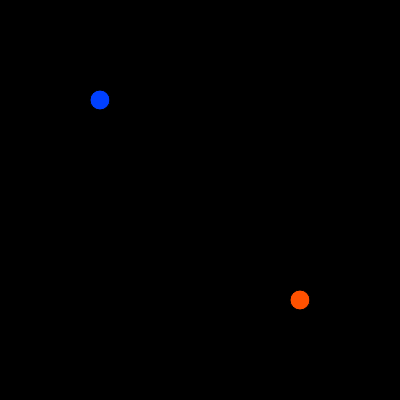
Frame 1 (no input)
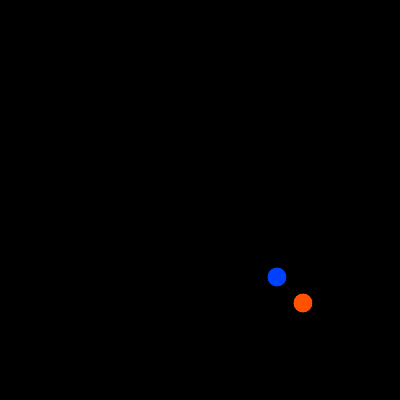
Frame 60 (no input)
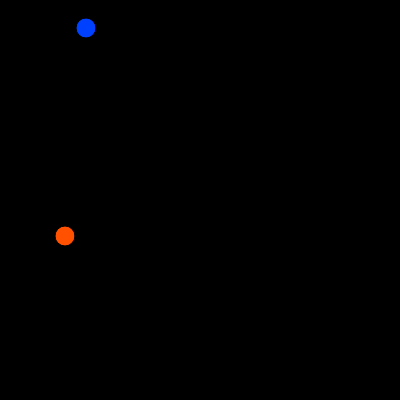
Frame 120 (the mouse pressed at the canvas centre since frame 60)

The p5.js sketch that drew these frames (run headless with seeded random() and noise() and a simulated clock; from frame 60 on, the mouse is pressed at the canvas centre):

// p5.js sketch
// ── sketch.js
//variable positions
var blueX = 100;
var blueY = 100;
var orangeX = 300;
var orangeY = 300;
//speed
var blueSpeedY = 3;
var blueSpeedX = 3;
var orangeSpeedY = 3;
var orangeSpeedX = 3;

function setup() {
  createCanvas(400, 400);
}

draw = function() {
    background (0, 0, 0);
    // blue ball
    fill (0, 64, 255);
    ellipse (blueX, blueY, 20, 20);
    if (blueX >= 390) {
        blueSpeedX = -blueSpeedX;
    }
    if (blueX <= 10) {
        blueSpeedX = -blueSpeedX;
    }
    if (blueY >= 390) {
        blueSpeedY = -blueSpeedY;
    }
    if (blueY <= 10) {
        blueSpeedY = -blueSpeedY;
    }
    blueX = blueX + blueSpeedX;
    blueY = blueY + blueSpeedY;
    
    // orange ball
    fill(255, 81, 0);
    ellipse (orangeX, orangeY, 20, 20);
    orangeX = orangeX + orangeSpeedX;
    orangeY = orangeY + orangeSpeedY;
    if (orangeX >= 390) {
        orangeSpeedX = -orangeSpeedX;
    }
    if (orangeX <= 10) {
        orangeSpeedX = -orangeSpeedX;
    }
    if (orangeY >= 390) {
        orangeSpeedY = -orangeSpeedY;
    }
    if (orangeY <= 10) {
        orangeSpeedY = -orangeSpeedY;
    }
    //collision
    if (abs(blueX-orangeX) <= 20) {
        if (abs(blueY-orangeY) <= 20) {
            orangeSpeedY = -round (random(1,7));
            orangeSpeedX = -round (random(1,7));
            blueSpeedX = -round (random(1,7));
            blueSpeedY = -round (random(1,7));
        }
    }
    if (abs(orangeX-blueX) <= 20) {
        if (abs(orangeY-blueY) <= 20) {
            orangeSpeedY = -round (random(1,7));
            orangeSpeedX = -round (random(1,7));
            blueSpeedX = -round (random(1,7));
            blueSpeedY = -round (random(1,7));
        }
    }

}
mouseClicked = function () {
    blueX = mouseX;
    blueY = mouseY;
    };
